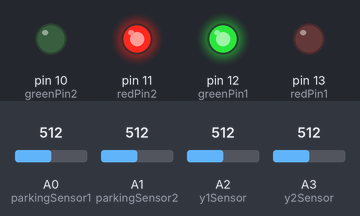
Recording of a sketch running on a simulated Arduino Uno, built with avr-gcc and run on an emulated ATmega328P. Shown: output pins drawn as LEDs (lit = HIGH). The test bench sets the inputs (shaded band); at power-on: A0 (parkingSensor1) = 512, A1 (parkingSensor2) = 512, A2 (y1Sensor) = 512, A3 (y2Sensor) = 512. What the sketch prints to the serial monitor is not drawn.

Above: at 0.1 s.
Timing chart, 0 to 1.6 s (numbered marks = the images above):
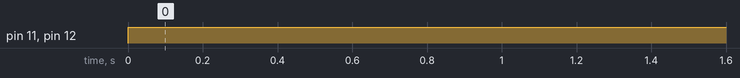

Measured:
- by itself, pin 11 (redPin2), pin 12 (greenPin1): LOW → HIGH at 0.00 s

The sketch:

AQTR-Model.ino
```cpp
/// Internet of Things
/// Intelligent Roadways

#define samplingTime 100
#define sensorThreshold 250

#define parkingSensor1 A0
#define parkingSensor2 A1
#define y1Sensor A2
#define y2Sensor A3

#define redPin1 13
#define greenPin1 12
#define redPin2 11
#define greenPin2 10


void setup() {
  pinMode(parkingSensor1, INPUT);
  pinMode(parkingSensor2, INPUT);
  pinMode(y1Sensor, INPUT);
  pinMode(y2Sensor, INPUT);

  pinMode(redPin1, OUTPUT);
  pinMode(greenPin1, OUTPUT);
  pinMode(redPin2, OUTPUT);
  pinMode(greenPin2, OUTPUT);

  Serial.begin(9600);
  while (!Serial) {}
}

boolean readSensor(int pin) {
  int value = analogRead(pin);
  return (value < sensorThreshold)? true : false;
}

int carsInY1 = 0;
int carsInY2 = 0;
int carsInParking = 0;
int parkingState = 0; // State (1, 1)

boolean y1 = false;
boolean xy1 = y1;
boolean y2 = false;
boolean xy2 = y2;
boolean psi = false;
boolean xpsi = psi;
boolean pso = false;
boolean xpso = pso;

void loop() {
  y1 = readSensor(y1Sensor);
  y2 = readSensor(y2Sensor);
  psi = readSensor(parkingSensor1);
  pso = readSensor(parkingSensor2);

  // <==== Parking ====================================>
  Serial.print("SI = ");
  Serial.print(psi);
  Serial.print(" SO = ");
  Serial.print(pso);
  Serial.print(" | State = ");
  Serial.print(parkingState);

  if (parkingState == 0) {
    if (!pso && psi) parkingState = 1; // State (1, 1) -> (0, 1)
    if (pso && !psi) parkingState = 4; // State (1, 1) -> (1, 0)
  }

  if (parkingState == 1) {
    if (!pso && !psi) parkingState = 2; // (1, 1) -> (0, 1) -> (0, 0)
    if (pso && psi) parkingState = 0; // (1, 1) -> (0, 1) -> (1, 1) => probably error
  }

  if (parkingState == 4) {
    if (!pso && !psi) parkingState = 5; // (1, 1) -> (1, 0) -> (0, 0)
    if (pso && psi) parkingState = 0; // (1, 1) -> (0, 1) -> (1, 1) => probably error
  }

  if (parkingState == 2) {
    if (pso && !psi) parkingState = 3; // (1, 1) -> (1, 0) -> (0, 0) -> (1, 0)
  }

  if (parkingState == 5) {
    if (!pso && psi) parkingState = 6; // (1, 1) -> (1, 0) -> (0, 0) -> (0, 1)
  }

  if (parkingState == 3) {
    if (pso && psi) {
      parkingState = 0; // -> (1, 1)
      carsInParking++;
    }
  }

  if (parkingState == 6) {
    if (pso && psi) {
      parkingState = 0; // -> (1, 1)
      carsInParking--;
    }
  }

  Serial.print(" Cars: ");
  Serial.println(carsInParking);
  // <==== End of Parking =============================>

  // <==== Y split ====================================>
  if (!y1 && xy1) carsInY1++;
  if (!y2 && xy2) carsInY2++;

  if (carsInY1 > carsInY2) {
    digitalWrite(redPin1, HIGH);
    digitalWrite(redPin2, LOW);
    digitalWrite(greenPin1, LOW);
    digitalWrite(greenPin2, HIGH);
  }
  else {
    digitalWrite(redPin1, LOW);
    digitalWrite(redPin2, HIGH);
    digitalWrite(greenPin1, HIGH);
    digitalWrite(greenPin2, LOW);
  }
  // <==== END OF Y split ==============================>
  /*
  Serial.print("Y1 = ");
  Serial.print(carsInY1);
  Serial.print(" Y2 = ");
  Serial.println(carsInY2);
  */

  xy1 = y1;
  xy2 = y2;
  xpsi = psi;
  xpso = pso;
  delay(samplingTime);
}
```
